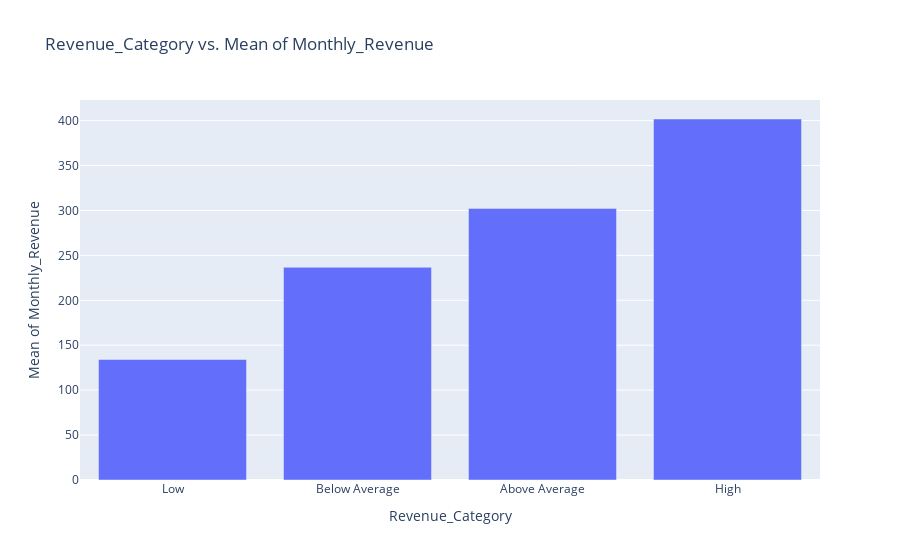

Notebook cell for this chart:
### Code cell
target_cat='Revenue_Category' 
target_sum_with_num_plotly(data, target_cat, target)

### Figure 1 — Plotly figure (JSON) as saved in the notebook; plotly's stock layout.template omitted (floating-point values rounded to 4 significant figures)
{"data": [{"alignmentgroup": "True", "hovertemplate": "Revenue_Category=%{x}<br>Mean of Monthly_Revenue=%{y}<extra></extra>", "legendgroup": "", "marker": {"color": "#636efa", "pattern": {"shape": ""}}, "name": "", "offsetgroup": "", "orientation": "v", "showlegend": false, "textposition": "auto", "type": "bar", "x": ["Low", "Below Average", "Above Average", "High"], "xaxis": "x", "y": [134.1, 236.7, 302.3, 401.8], "yaxis": "y"}], "layout": {"barmode": "relative", "legend": {"tracegroupgap": 0}, "title": {"text": "Revenue_Category vs. Mean of Monthly_Revenue"}, "xaxis": {"anchor": "y", "domain": [0, 1], "title": {"text": "Revenue_Category"}}, "yaxis": {"anchor": "x", "domain": [0, 1], "title": {"text": "Mean of Monthly_Revenue"}}}}
